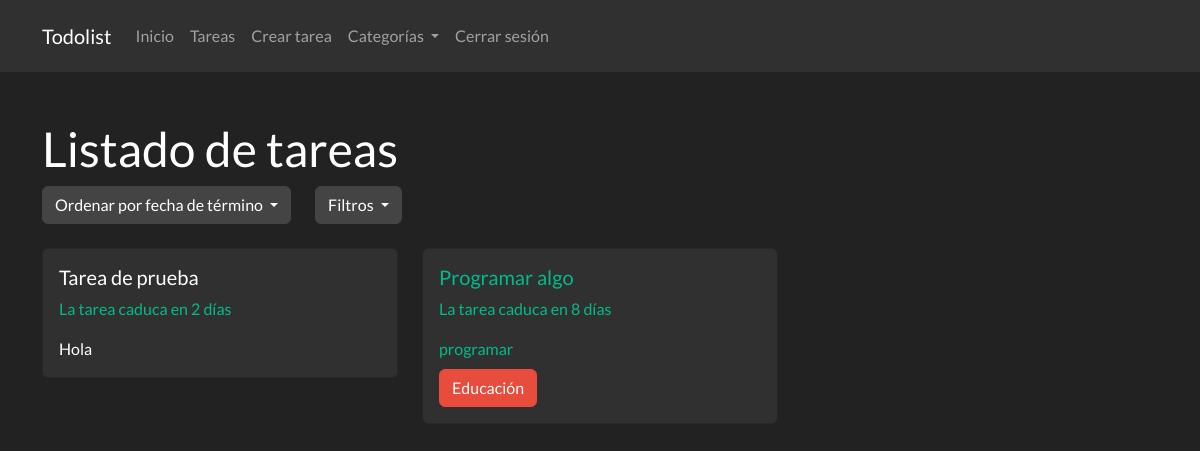
Before: /tarea/ (signed in) with the older database file.
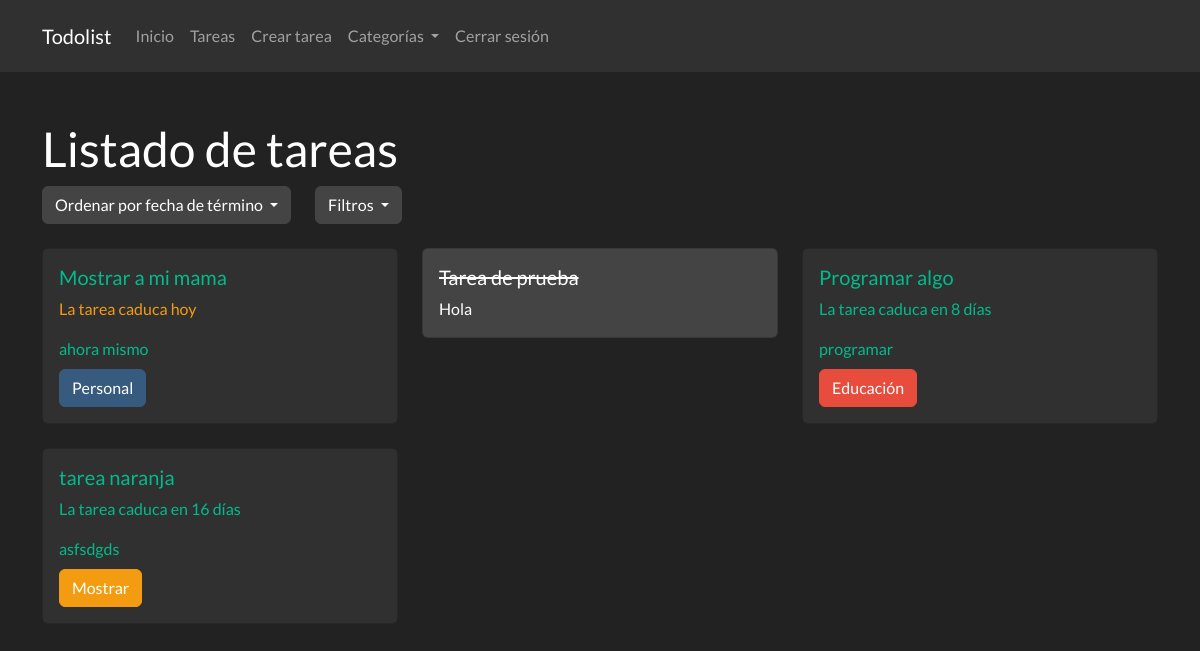
After: the same page with the newer database file.
### app.py (models this page shows, shortened)
class Tarea(db.Model):
    id = db.Column(db.Integer, primary_key=True)
    titulo = db.Column(db.String(100), nullable=False)
    descripcion = db.Column(db.String(200), nullable=False)
    fecha_termino = db.Column(db.DateTime, nullable=False)
    estado = db.Column(db.Boolean, default=False)
    usuario_id = db.Column(db.Integer, db.ForeignKey('usuario.id'), nullable=False)
    categoria_id = db.Column(db.Integer, db.ForeignKey('categoria.id'), nullable=True)

### app.py (the view, shortened to what this page needs)
@app.route('/tarea/', methods=['GET', 'POST'])
@app.route('/tarea/<int:id>', methods=['GET', 'POST'])
@app.route('/tarea/filtrar/<estado>', methods=['GET', 'POST'])
@login_required
def verTareas(id=None, estado=None):
    orden = request.args.get('orden', 'asc')
    query = Tarea.query.filter_by(usuario_id=current_user.id)
    if id is None:
        if orden == 'asc':
            query = query.order_by(Tarea.fecha_termino.asc())
        elif orden == 'desc':
            query = query.order_by(Tarea.fecha_termino.desc())
        tareas = query.all()
        for tarea in tareas:
            if tarea.categoria_id is not None:
                tarea.color = obtenerColorCategoria(tarea.categoria_id)
                tarea.categoria_nombre = obtenerNombreCategoria(tarea.categoria_id)
        return render_template('tareas.html', tareas=tareas, calcDiasRestantes = calcDiasRestantes, orden=orden, estado=estado)

### app.py (called while the page is built)
def calcDiasRestantes(fecha_termino):
    fecha_actual = datetime.now().date()
    dias_restantes = (fecha_termino.date()) - fecha_actual
    return dias_restantes.days

def obtenerColorCategoria(idCategoria):
    categoria = Categoria.query.filter_by(id=idCategoria).first()
    return categoria.color

def obtenerNombreCategoria(idCategoria):
    categoria = Categoria.query.filter_by(id=idCategoria).first()
    return categoria.nombre

@login_manager.user_loader
def load_user(id):
    return Usuario.query.get(int(id))

### templates/tareas.html (shortened to what this page needs)
{% extends "base.html" %}
{% block content %}
<h1 class="mt-5">Listado de tareas</h1>
<div class="d-flex">
    <div class="row justify-content-center">
        <div class="col">
            <div class="dropdown">
                <a class="btn btn-secondary dropdown-toggle" href="#" role="button" id="dwFechas" data-toggle="dropdown"
                    aria-haspopup="true" aria-expanded="false">
                    Ordenar por fecha de término
                </a>
            </div>
        </div>
        <div class="col">
            <div class="dropdown">
                <a class="btn btn-secondary dropdown-toggle" href="#" role="button" id="dwOpciones" data-toggle="dropdown"
                    aria-haspopup="true" aria-expanded="false">
                    Filtros
                </a>
            </div>
        </div>
    </div>
</div>
<div class="row">
    {% for tarea in tareas %}
    <div class="col-md-4">
        <a href="{{ url_for('verTareas', id=tarea.id) }}" class="card-link" style="text-decoration: none;">
            <div class="card mt-4 {% if tarea.estado %}bg-secondary{% endif %}">
                <div class="card-body">
                    <h5 class="card-title" {% if tarea.estado %}style="text-decoration: line-through;" {% endif %}>{{
                        tarea.titulo }}</h5>
                    {% if not tarea.estado %}
                    {% if calcDiasRestantes(tarea.fecha_termino) > 0 %}
                    <p class="text-success">La tarea caduca en {{ calcDiasRestantes(tarea.fecha_termino) }} días</p>
                    {% elif calcDiasRestantes(tarea.fecha_termino) == 0 %}
                    <p class="text-warning">La tarea caduca hoy</p>
                    {% else %}
                    <p class="text-danger">La tarea caducó hace {{ calcDiasRestantes(tarea.fecha_termino) }} días</p>
                    {% endif %}
                    {% endif %}
                    <p class="card-text">{{ tarea.descripcion }}</p>
                    {% if tarea.categoria_id != None %}
                        <a href="{{ url_for('verCategoria', id=tarea.categoria_id ) }}" class="btn btn-{{tarea.color}} mt-2">{{ tarea.categoria_nombre}}</a>
                    {% endif %}
                </div>
            </div>
        </a>
    </div>
    {% endfor %}
</div>
{% endblock %}

### templates/base.html (shortened to what this page needs)
<!DOCTYPE html>
<html lang="es">
<head>
    <link href="https://cdn.jsdelivr.net/npm/bootstrap@5.0.2/dist/css/bootstrap.min.css" rel="stylesheet">
    <link rel="stylesheet" href="https://bootswatch.com/5/darkly/bootstrap.min.css">
    <link rel="stylesheet" type="text/css" href="https://cdn.jsdelivr.net/npm/toastify-js/src/toastify.min.css">
    <link rel="stylesheet" href="https://cdn.jsdelivr.net/npm/bootstrap-icons@1.10.5/font/bootstrap-icons.css">
</head>
<body>
    <nav class="navbar navbar-expand-lg navbar-dark bg-dark">
        <div class="container">
            <a class="navbar-brand" href="{{ url_for('index' ) }}">Todolist</a>
            <div class="collapse navbar-collapse" id="navbarNav">
                <ul class="navbar-nav ml-auto">
                    <li class="nav-item">
                        <a class="nav-link" href="{{ url_for('index' ) }}">Inicio</a>
                    </li>
                    <li class="nav-item">
                        <a class="nav-link" href="{{ url_for('verTareas' ) }}">Tareas</a>
                    </li>
                    <li class="nav-item">
                        <a class="nav-link" href="{{ url_for('crearTarea' ) }}">Crear tarea</a>
                    </li>
                    <li class="nav-item dropdown">
                        <a class="nav-link dropdown-toggle" href="#" id="categoriasDD" role="button"
                            data-bs-toggle="dropdown" aria-expanded="true">
                            Categorías
                        </a>
                    </li>
                    {% if current_user.is_authenticated %}
                    <li class="nav-item">
                        <a class="nav-link" href="{{ url_for('logout' ) }}">Cerrar sesión</a>
                    </li>
                    {% endif %}
                </ul>
            </div>
        </div>
    </nav>
    <div class="container mt-4">
        {% block content %}{% endblock %}
    </div>
</body>
</body>
</html>

Changed rows visible on the page:
added Tarea: titulo "Mostrar a mi mama", estado "La tarea caduca hoy", descripcion "ahora mismo", categoria_nombre "Personal"
changed Tarea "Tarea de prueba": estado False → True (drawn); fecha_termino "2" → (not shown)
added Tarea: titulo "tarea naranja", fecha_termino "16", descripcion "asfsdgds", categoria_nombre "Mostrar"
